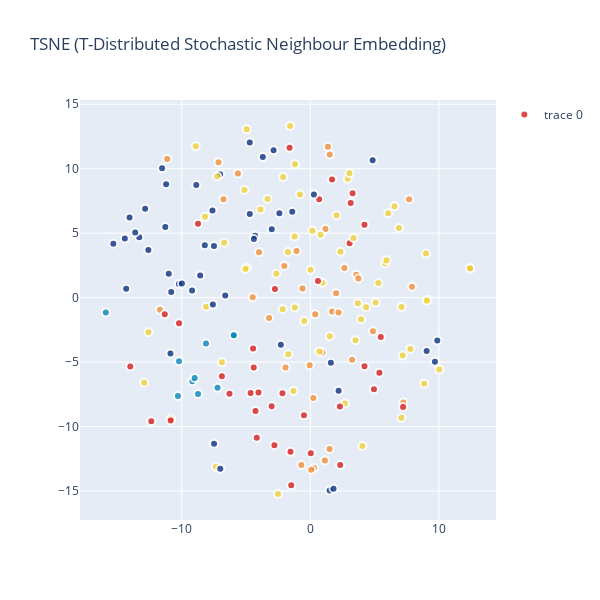

Source (notebook cell):
### Code cell
traceTSNE = go.Scatter(
    x = tsne_results[:,0],
    y = tsne_results[:,1],
    mode = 'markers',
     text = df['Name'],
    hoverinfo = 'text',
    showlegend = True,
    marker = dict(
        size = 8,
        color = clusters,
        colorscale ='Portland',
        showscale = False,
        line = dict(
            width = 2,
            color = 'rgb(255, 255, 255)'
        ),
        opacity = 0.8
    )
)
data = [traceTSNE]

layout = dict(title = 'TSNE (T-Distributed Stochastic Neighbour Embedding)',
              hovermode= 'closest',
              yaxis = dict(zeroline = False),
              xaxis = dict(zeroline = False),
              showlegend= True,
              autosize=False,
              width=600,
              height=600,
             )

fig = dict(data=data, layout=layout)
py.iplot(fig, filename='styled-scatter')

### Figure 1 — Plotly figure (JSON) as saved in the notebook; plotly's stock layout.template omitted (floating-point values rounded to 4 significant figures; data arrays with more than 128 entries replaced by an {"elided": "..."} marker saying what was removed)
{"data": [{"hoverinfo": "text", "marker": {"color": {"elided": "192 int values"}, "colorscale": [[0.0, "rgb(12,51,131)"], [0.25, "rgb(10,136,186)"], [0.5, "rgb(242,211,56)"], [0.75, "rgb(242,143,56)"], [1.0, "rgb(217,30,30)"]], "line": {"color": "rgb(255, 255, 255)", "width": 2}, "opacity": 0.8, "showscale": false, "size": 8}, "mode": "markers", "showlegend": true, "text": {"elided": "192 str values"}, "type": "scatter", "x": {"elided": "192 float values"}, "y": {"elided": "192 float values"}}], "layout": {"autosize": false, "height": 600, "hovermode": "closest", "showlegend": true, "title": {"text": "TSNE (T-Distributed Stochastic Neighbour Embedding)"}, "width": 600, "xaxis": {"zeroline": false}, "yaxis": {"zeroline": false}}}
